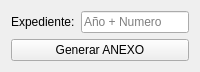
                 <widget class="QWidget" name="page_9">
                  <property name="geometry">
                   <rect>
                    <x>0</x>
                    <y>0</y>
                    <width>192</width>
                    <height>67</height>
                   </rect>
                  </property>
                  <attribute name="label">
                   <string>[Cruce ANEXO por Expediente]</string>
                  </attribute>
                  <layout class="QFormLayout" name="formLayout_11">
                   <item row="0" column="0">
                    <widget class="QLabel" name="redlesAnexoLabel">
                     <property name="text">
                      <string>Expediente:</string>
                     </property>
                    </widget>
                   </item>
                   <item row="0" column="1">
                    <widget class="QLineEdit" name="redlesAnexoBox">
                     <property name="sizePolicy">
                      <sizepolicy hsizetype="Fixed" vsizetype="Fixed">
                       <horstretch>0</horstretch>
                       <verstretch>0</verstretch>
                      </sizepolicy>
                     </property>
                     <property name="inputMask">
                      <string>9999999999999</string>
                     </property>
                     <property name="text">
                      <string/>
                     </property>
                     <property name="placeholderText">
                      <string>Año + Numero</string>
                     </property>
                    </widget>
                   </item>
                   <item row="1" column="0" colspan="2">
                    <widget class="QPushButton" name="cruceAnexoBoton">
                     <property name="sizePolicy">
                      <sizepolicy hsizetype="Preferred" vsizetype="Fixed">
                       <horstretch>0</horstretch>
                       <verstretch>0</verstretch>
                      </sizepolicy>
                     </property>
                     <property name="text">
                      <string>Generar ANEXO</string>
                     </property>
                    </widget>
                   </item>
                  </layout>
                 </widget>
